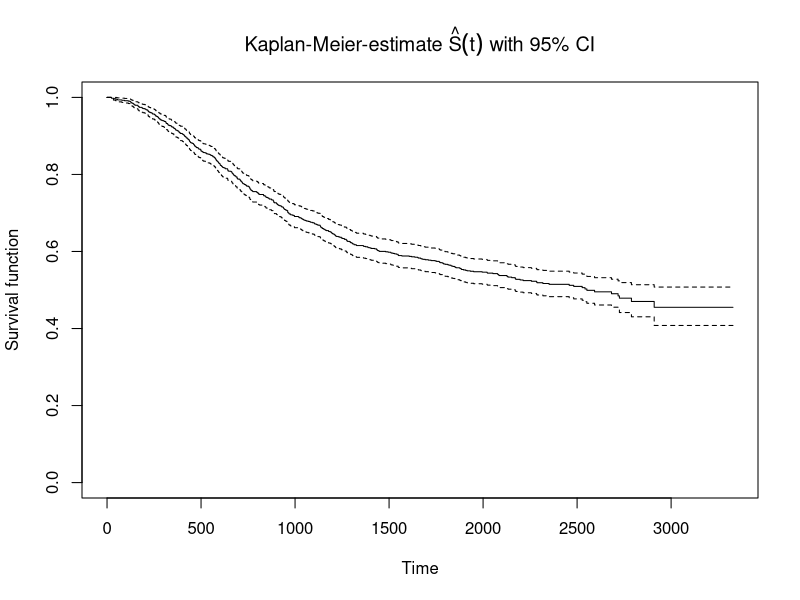
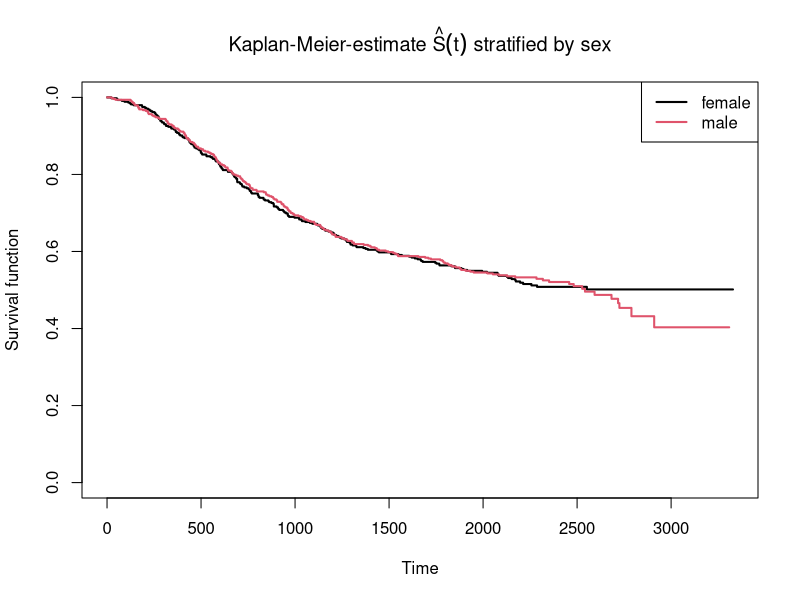

Source code (R) for these figures, in order:
## ---- chunk 1
# install.packages("survival")
library(survival)
## ---- chunk 2
# Let's look at the colon dataset provided in the survival package:

dat <- colon
head(dat)
?colon

# there are two types of events in this dataset, recurrence and death. Let's only look at death, which is etype==2
table(dat$etype)
dat <- dat[dat$etype == 2,]
## ---- chunk 3
# compute the Kaplan Meier estimate of the survival function
KM1 <- survfit(Surv(time, status) ~ 1, data = dat)

# Look at the results (in table form)
summary(KM1)

# Look at the plot:
plot(KM1, main = expression(paste("Kaplan-Meier-estimate ", hat(S)(t), " with 95% CI")), ylab = "Survival function", xlab = "Time")

# Stratify this by sex (0=female, 1=male):
KM2 <- survfit(Surv(time, status) ~ sex, data = dat)
plot(KM2, main = expression(paste("Kaplan-Meier-estimate ", hat(S)(t), " stratified by sex")), ylab = "Survival function", xlab = "Time", lwd=2, col=1:2)
legend(x="topright", col = 1:2, lwd = 2, legend=c("female", "male"))

# perform log-rank test:
logrank <- survdiff(Surv(time, status) ~ sex, data = dat)
# results:
logrank
